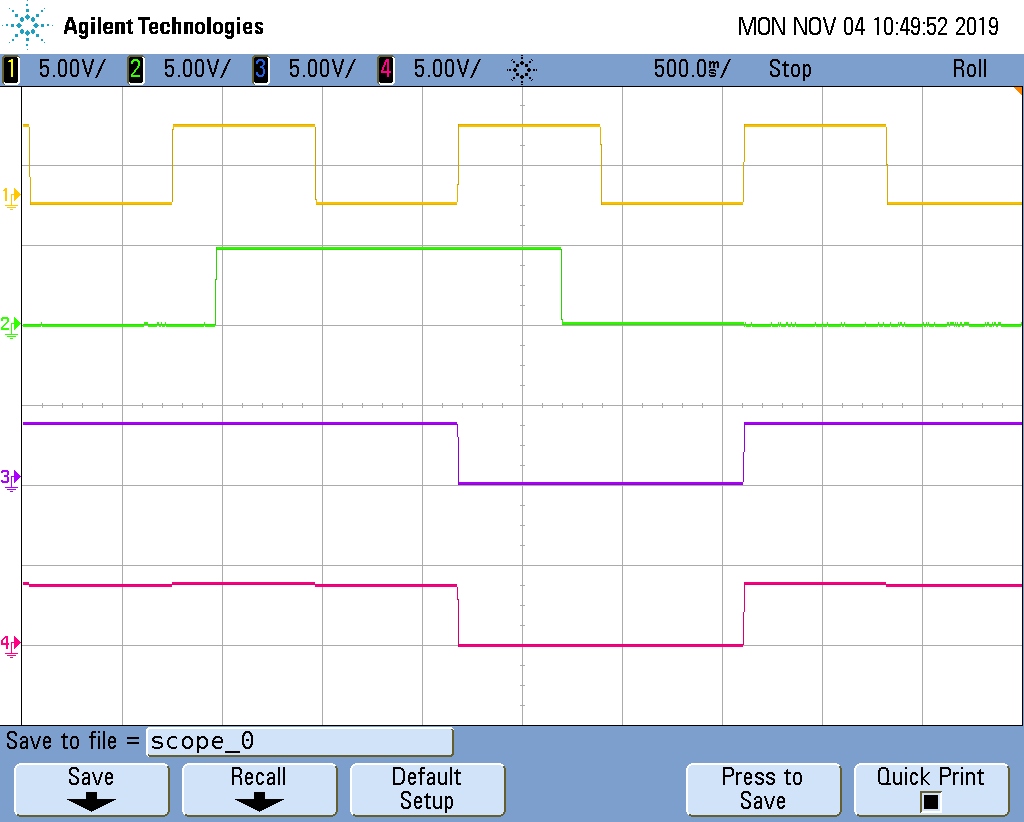
#> input picture EJ2/Mediciones/Estados/scope_0.png, 1024 x 822 px
$ python cut_osc_image.py scope_0.png
#> lines starting #> are read from the running program, lines starting #| are printed output that depends on the picture
""" Cuts an oscilloscope's image. Returns the same image withouth the bottom label.
	[Usage]
		python cut_osc_image.py input_image
"""

# importing modules
from PIL import Image

import sys


def get_kwargs_default(key, default, **kwargs):
	if key in kwargs.keys():
		return kwargs[key]
	else:
		return default


def crop_image(filepath: str, **kwargs):
	""" Returns the given image cutting the bottom part
		[kwargs]
			+ left, top, right, bottom cutting width
	"""
#> called with filepath = 'scope_0.png'
	image_object = Image.open(filepath)
#> image_object is the input picture: PIL image 1024x822 RGB; mean R, G, B 233.5, 236.4, 241.2
	return image_object.crop(
		(
			get_kwargs_default("left", 0, **kwargs),
			get_kwargs_default("top", 0, **kwargs),
			image_object.size[0] - get_kwargs_default("right", 0, **kwargs),
			image_object.size[1] - get_kwargs_default("bottom", 0, **kwargs)
		)
	)
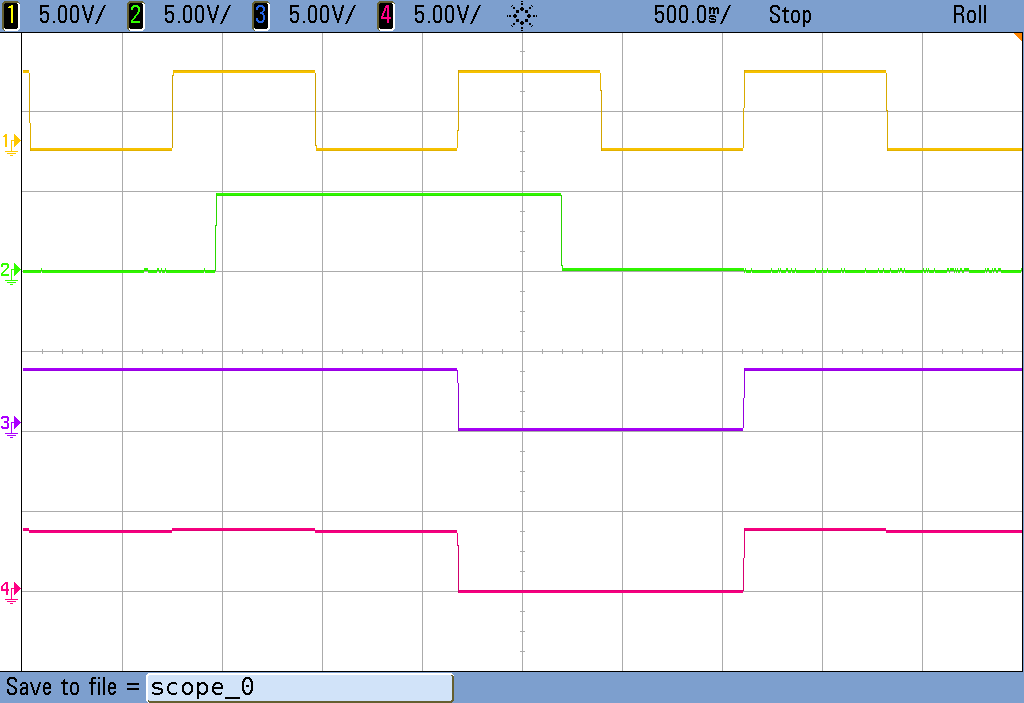
#> returned value: PIL image 1024x703 RGB; mean R, G, B 239.3, 240.7, 243.8


def get_path_from_filepath(filepath: str):
	""" Returns the path of the filepath
	"""
	return "/".join(filepath.split("/")[:-1])


def get_filename_from_filepath(filepath: str):
	""" Returns the filename of the filepath
	"""
	return filepath.split("/")[-1]


def normalize_spaces(*args):
	""" If one filepath is expected but spaces are being used...
	"""
	return " ".join(args)


def normalize_slashes(filepath: str):
	""" Normalizes slashes in the given filepath
	"""
	return filepath.replace("\\", "/") if "\\" in filepath else filepath


if __name__ == "__main__":
	try:
		filepath = normalize_slashes(normalize_spaces(*sys.argv[1:]))
		new_image = crop_image(filepath, top=54, bottom=65) # Metele 65 cuando es con Cursores!
		new_image.save("{}cropped_{}".format("{}/".format(get_path_from_filepath(filepath)) if "/" in filepath else "", get_filename_from_filepath(filepath)))
	except Exception as exception:
		print(
			""" An exception has occurred! Something went wrong, read the script documentation please.
			Exception: {}
			""".format(exception)
		)

$ run again, on EJ2/Mediciones/Estados/scope_2.png
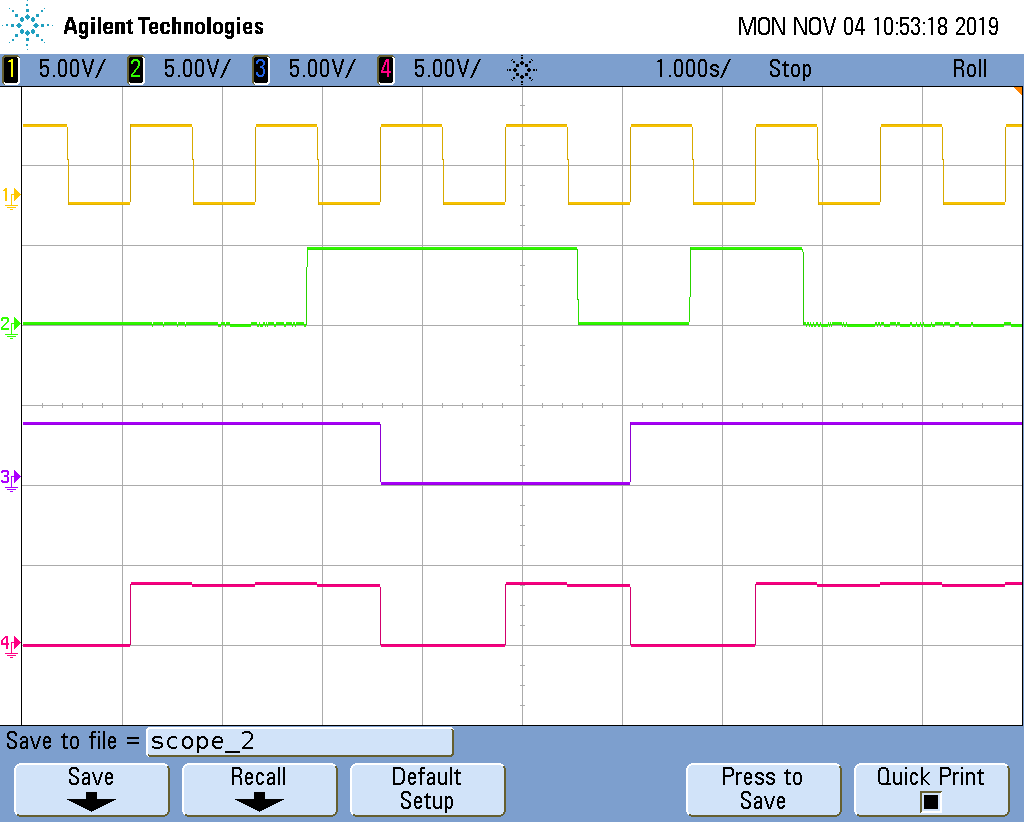
#> input picture EJ2/Mediciones/Estados/scope_2.png, 1024 x 822 px
#> in crop_image, image_object is the input picture: PIL image 1024x822 RGB; mean R, G, B 233.4, 236.3, 240.9
#> in crop_image, `return image_object.crop( ( get_kwargs_default("left", 0, **kwargs), g..`:
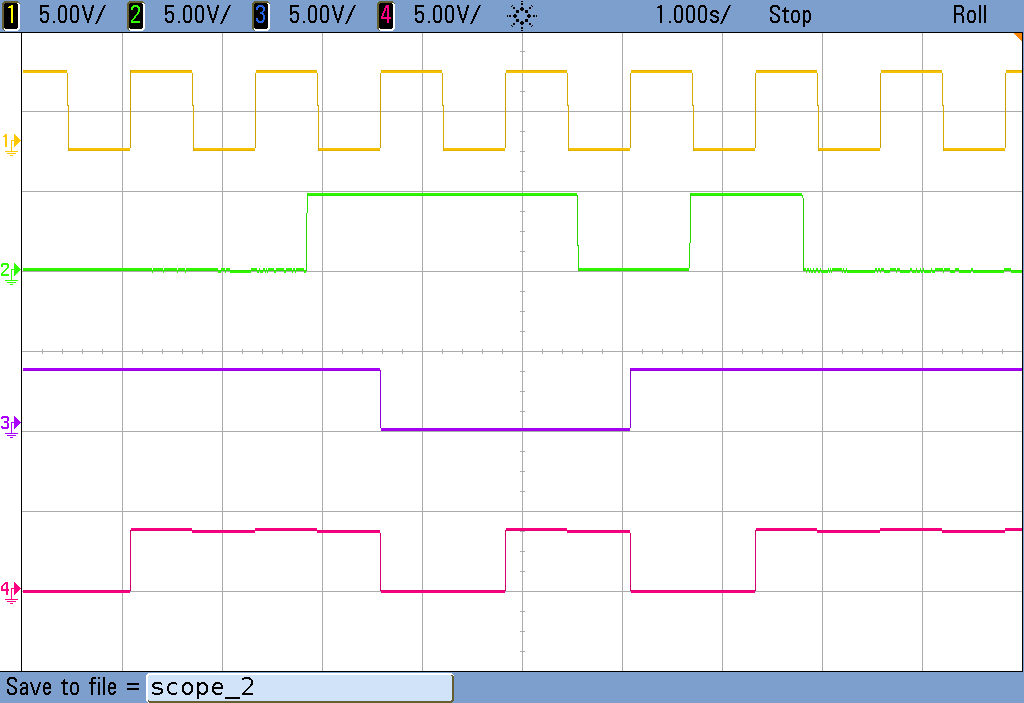
#> returned value: PIL image 1024x703 RGB; mean R, G, B 239.2, 240.5, 243.4
